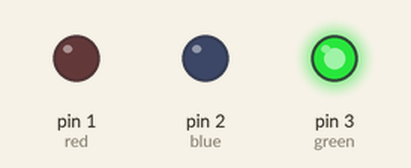
This sketch was run on a simulated Arduino Uno, built with avr-gcc and run on an emulated ATmega328P. Parts: output pins drawn as LEDs (lit = HIGH).

Above: at 0.5 s.
At 1.5 s:
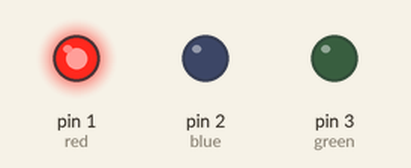
At 5.5 s:
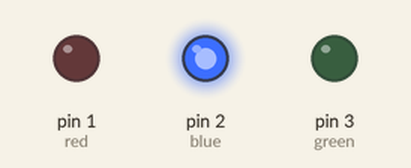
Timing chart, 0 to 6.9 s (numbered marks = the images above):
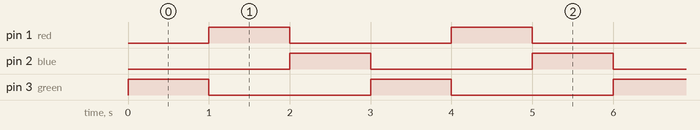

The sketch:

streets.ino
```cpp
int red=1;
int blue=2;
int green=3;


void setup() {
  Setup();
}

void loop() {
 Green();
 Red();
 Blue();}
```

blue.ino
```cpp
void Blue(){


digitalWrite(blue,HIGH);
delay(1000);
digitalWrite(blue,LOW);}
```

green.ino
```cpp
void Green(){

digitalWrite(green,HIGH);
delay(1000);
digitalWrite(green,LOW);}
```

red.ino
```cpp
void Red(){


digitalWrite(red,HIGH);
delay(1000);
digitalWrite(red,LOW);}
```

setup.ino
```cpp
void Setup() {
  // put your setup code here, to run once:
pinMode(red,OUTPUT);
pinMode(blue,OUTPUT);
pinMode(green,OUTPUT);
}
```

Measured:
- by itself, pin 1 (red), pin 2 (blue), pin 3 (green): alternates HIGH for 1.0 s and LOW for 2.0 s
- by itself, everything shown: repeats every 3.0 s, in 4 steps
